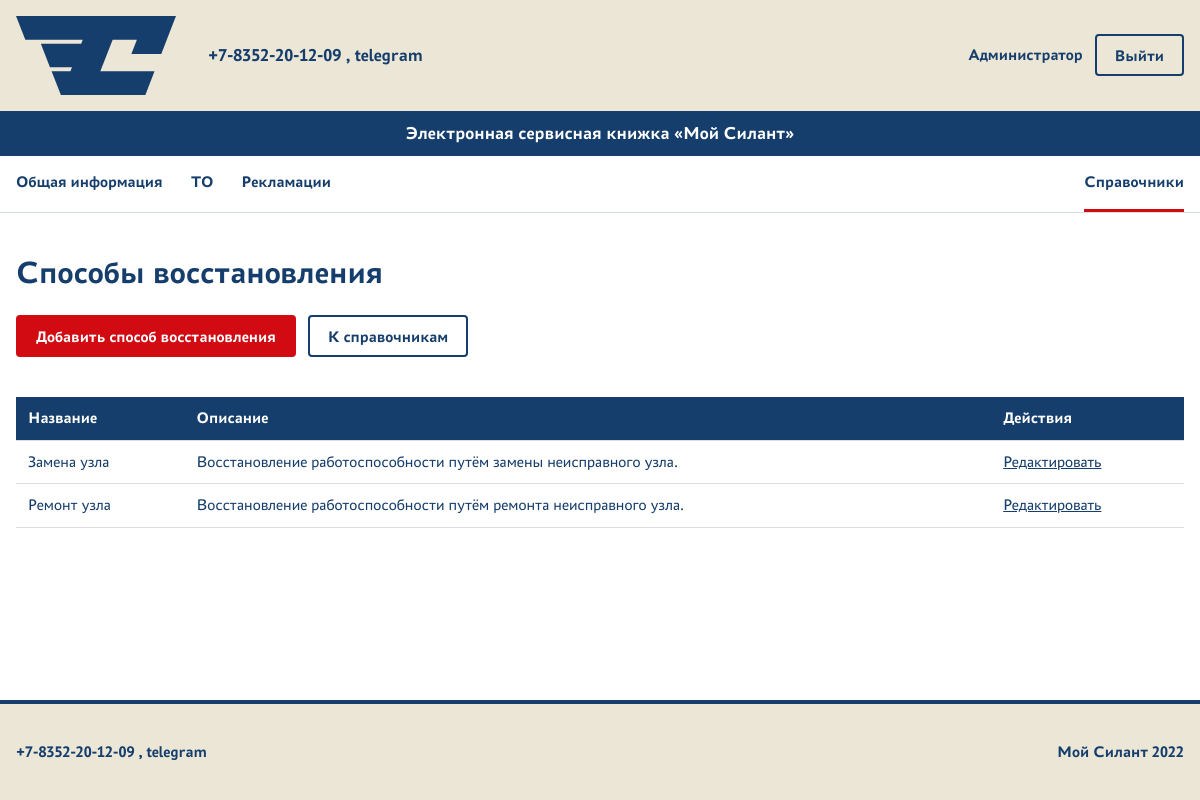
The app's page /complaints/references/recovery-methods/ (signed in) with its own data.
### complaints/models.py (models this page shows, shortened)
class RecoveryMethod(models.Model):
    name = models.CharField(
        max_length=255,
        unique=True,
        verbose_name='Название',
    )
    description = models.TextField(blank=True, verbose_name='Описание')
    class Meta:
        verbose_name = 'Способ восстановления'
        verbose_name_plural = 'Способы восстановления'

### complaints/views.py (the view)
class RecoveryMethodList(
    LoginRequiredMixin,
    PermissionRequiredMixin,
    ListView,
):
    model = RecoveryMethod
    template_name = 'complaints/recovery_method_list.html'
    context_object_name = 'recovery_methods'
    permission_required = 'complaints.view_recoverymethod'
    ordering = 'name'

### complaints/templates/complaints/recovery_method_list.html (shortened to what this page needs)
{% extends 'base.html' %}
{% block content %}
    <h1>Способы восстановления</h1>
    <div class="page-actions">
        <a
            class="button button--primary"
            href="{% url 'complaints:recovery_method_create' %}"
        >
            Добавить способ восстановления
        </a>
        <a
            class="button button--secondary"
            href="{% url 'core:references' %}"
        >
            К справочникам
        </a>
    </div>
    <div class="table-wrapper">
        <table class="data-table reference-table">
        <thead>
            <tr>
                <th>Название</th>
                <th>Описание</th>
                <th>Действия</th>
            </tr>
        </thead>
        <tbody>
            {% for item in recovery_methods %}
                <tr>
                    <td>{{ item.name }}</td>
                    <td>{{ item.description|default:"—" }}</td>
                    <td>
                        <a href="{% url 'complaints:recovery_method_update' item.pk %}">
                            Редактировать
                        </a>
                    </td>
                </tr>
            {% empty %}
                <tr>
                    <td colspan="3">Справочник пуст.</td>
                </tr>
            {% endfor %}
        </tbody>
    </table>
</div>
{% endblock %}

### templates/base.html (shortened to what this page needs)
{% load static %}
<!DOCTYPE html>
<html lang="ru">
<head>
    <link
        rel="stylesheet"
        href="{% static 'core/css/styles.css' %}"
    >
</head>
<body>
    <header class="site-header">
        <div class="container site-header__top">
            <a
                class="site-header__logo"
                href="{% url 'core:home' %}"
                aria-label="Мой Силант — главная"
            >
                <img
                    src="{% static 'core/images/silant-logo.svg' %}"
                    alt="Мой Силант"
                >
            </a>
            <div class="site-header__contact">
                +7-8352-20-12-09 , telegram
            </div>
            <div class="account-nav">
                {% if user.is_authenticated %}
                    <span class="account-name">
                        {{ user.get_full_name|default:user.username }}
                    </span>
                    <form
                        method="post"
                        action="{% url 'account_logout' %}"
                    >
                        <button
                            class="button button--secondary"
                            type="submit"
                        >
                            Выйти
                        </button>
                    </form>
                {% endif %}
            </div>
        </div>
        <div class="site-header__title">
            <div class="container">
                Электронная сервисная книжка «Мой Силант»
            </div>
        </div>
        {% if user.is_authenticated %}
            <nav
                class="site-nav"
                aria-label="Основные разделы сервиса"
            >
                <div class="container site-nav__inner">
                    <div class="site-nav__primary">
                        <a
                            class="site-nav__link"
                            href="{% url 'machines:list' %}"
                        >
                            Общая информация
                        </a>
                        <a
                            class="site-nav__link"
                            href="{% url 'service:list' %}"
                        >
                            ТО
                        </a>
                        <a
                            class="site-nav__link"
                            href="{% url 'complaints:list' %}"
                        >
                            Рекламации
                        </a>
                    </div>
                    {% if perms.machines.view_techniquemodel %}
                        <a
                            class="site-nav__link site-nav__tool{% if request.resolver_match.namespace == 'core' and request.resolver_match.url_name == 'references' or 'technique_model_' in request.resolver_match.url_name or 'engine_model_' in request.resolver_match.url_name or 'transmission_model_' in request.resolver_match.url_name or 'drive_axle_model_' in request.resolver_match.url_name or 'steering_axle_model_' in request.resolver_match.url_name or 'maintenance_type_' in request.resolver_match.url_name or 'maintenance_organization_' in request.resolver_match.url_name or 'failure_node_' in request.resolver_match.url_name or 'recovery_method_' in request.resolver_match.url_name %} site-nav__link--active{% endif %}"
                            href="{% url 'core:references' %}"
                        >
                            Справочники
                        </a>
                    {% endif %}
                </div>
            </nav>
    </header>
    <main class="site-main">
        <div class="container">
            {% block content %}{% endblock %}
        </div>
    </main>
    <footer class="site-footer">
        <div class="container site-footer__inner">
            <div class="site-footer__contact">
                +7-8352-20-12-09 , telegram
            </div>
            <div class="site-footer__copyright">
                Мой Силант 2022
            </div>
        </div>
    </footer>
</body>
</html>

### core/static/core/css/styles.css (style rules this page uses)
:root { --color-blue: #163E6C; --color-red: #D20A11; --color-beige: #EBE6D6; --color-white: #FFFFFF; }
* { box-sizing: border-box; }
html { font-family: "PT Astra Sans", Arial, sans-serif; }
body { display: flex; min-height: 100vh; flex-direction: column; margin: 0; background: var(--color-white); color: var(--color-blue); line-height: 1.4; }
a { color: inherit; }
button, input, select, textarea { max-width: 100%; font: inherit; }
.container { width: min(100% - 32px, 1440px); margin-inline: auto; }
h1, h2, h3 { margin-top: 0; line-height: 1.2; }
h1 { margin-bottom: 24px; font-size: 32px; }
form { margin-bottom: 24px; }
button { padding: 8px 14px; border: 1px solid #888888; border-radius: 4px; background: #f2f2f2; color: #222222; cursor: pointer; }
.site-header { border-bottom: none; background: var(--color-beige); }
.site-header__top { display: grid; grid-template-columns: auto 1fr auto; align-items: center; gap: 32px; min-height: 96px; padding-block: 16px; }
.site-header__logo { display: block; width: 160px; flex-shrink: 0; }
.site-header__logo img { display: block; width: 100%; height: auto; }
.site-header__contact { justify-self: start; font-size: 18px; font-weight: 700; }
.site-header__title { padding-block: 10px; background: var(--color-blue); color: var(--color-white); font-size: 18px; font-weight: 700; text-align: center; }
.account-nav { display: flex; align-items: center; gap: 12px; margin-left: 0; }
.account-nav form { margin: 0; }
.account-name { font-weight: 700; }
.account-nav button { width: auto; }
.site-main { flex: 1; padding-block: 40px; }
.site-footer { margin-top: 48px; border-top: 4px solid var(--color-blue); background: var(--color-beige); }
.site-footer__inner { display: flex; min-height: 96px; align-items: center; justify-content: space-between; gap: 24px; padding-block: 20px; font-weight: 700; }
.site-footer__copyright { text-align: right; }
.site-nav { border-bottom: 1px solid rgba(22, 62, 108, 0.18); background: var(--color-white); }
.site-nav__inner { display: flex; min-height: 56px; align-items: center; flex-wrap: wrap; gap: 24px; }
.site-nav__primary { display: flex; align-items: center; flex-wrap: wrap; gap: 8px 28px; }
.site-nav__link { display: inline-flex; min-height: 56px; align-items: center; border-bottom: 3px solid transparent; color: var(--color-blue); font-weight: 700; text-decoration: none; }
.site-nav__link--active { border-bottom-color: var(--color-red); }
.site-nav__tool { margin-left: auto; }
.button { display: inline-flex; min-height: 42px; align-items: center; justify-content: center; padding: 8px 18px; border: 2px solid transparent; border-radius: 4px; font-weight: 700; line-height: 1.2; text-decoration: none; cursor: pointer; }
.button--primary { border-color: var(--color-red); background: var(--color-red); color: var(--color-white); }
.button--secondary { border-color: var(--color-blue); background: transparent; color: var(--color-blue); }
table { width: 100%; margin-top: 16px; margin-bottom: 24px; border-collapse: collapse; }
th, td { padding: 10px 12px; border-bottom: 1px solid #dddddd; text-align: left; vertical-align: top; }
th { font-weight: 700; }
.table-wrapper { width: 100%; max-width: 100%; overflow-x: auto; }
.data-table { min-width: 1200px; }
.data-table th { background: var(--color-blue); color: var(--color-white); }
.reference-table { min-width: 680px; }
.page-actions { display: flex; flex-wrap: wrap; gap: 12px; margin-bottom: 24px; }

### records on screen
RecoveryMethod: name "Замена узла", description "Восстановление работоспособности путём замены неисправного узла."
RecoveryMethod: name "Ремонт узла", description "Восстановление работоспособности путём ремонта неисправного узла."

### other values on screen
{{ user.get_full_name|default:user.username }} "Администратор"
